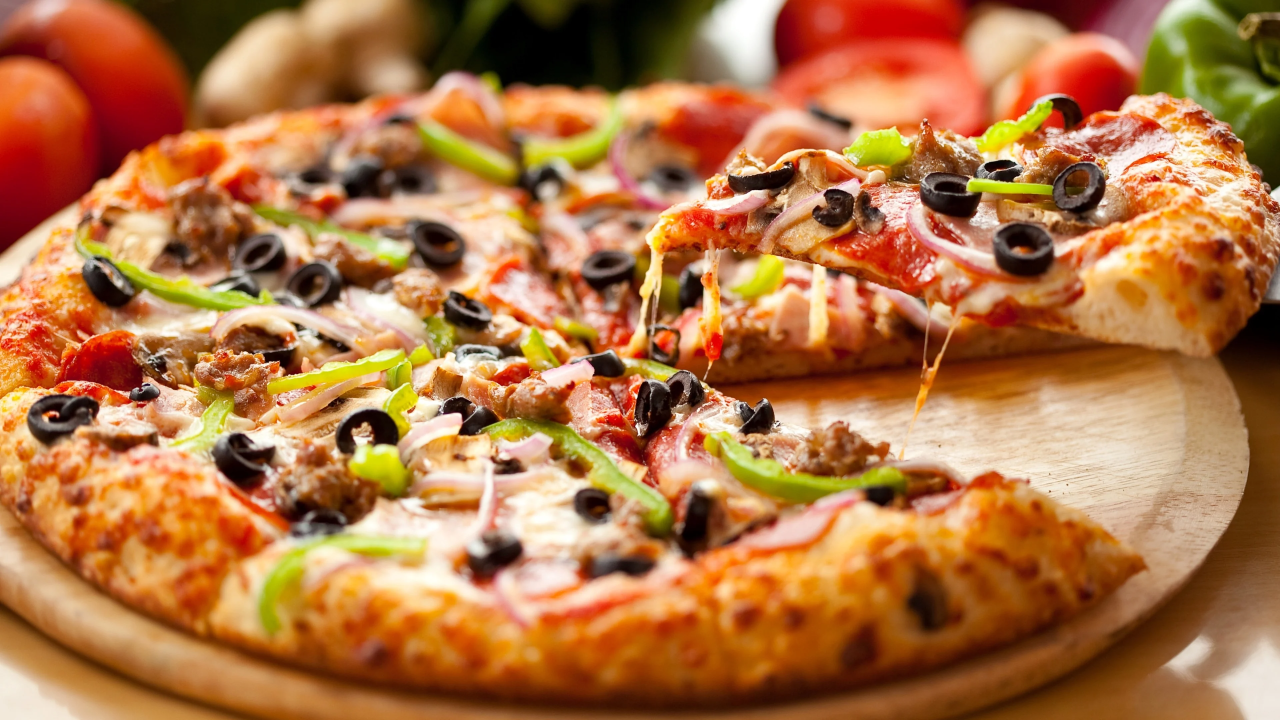
#> input picture craving/tools/source/pizza.webp, 3840 x 2160 px, found by its file name (shown at 1/3 size)
$ python build-textures.py
#> lines starting #> are read from the running program, lines starting #| are printed output that depends on the picture
"""
Fototexturen fuer den Food-Builder.

Aus den Vorlagenfotos werden kleine, nahtlos kachelbare Ausschnitte
erzeugt. Sie fuellen im Builder die Formen (Kaesedecke, Teigrand, Salami-
scheibe, Fleischstreifen ...). Dadurch besteht jede Ebene aus echtem
Fotomaterial, waehrend Form und Bewegung weiter aus dem Code kommen.

Nahtlos wird eine Kachel durch Spiegelung: das Viertel wird gespiegelt
zusammengesetzt, dadurch stossen an jeder Kante identische Pixel aufeinander.
"""
import json
import os
from PIL import Image, ImageEnhance, ImageFilter

PIZZA = "tools/source/pizza.webp"
DOENER = "tools/source/doener.jpg"
OUT = "public/food/textures"

# name -> (quelle, box, zielgroesse, kontrast, helligkeit)
TEXTURES = {
    "kaese":        (PIZZA, (3320, 520, 3660, 780), 320, 1.05, 1.02),
    "teig":         (PIZZA, (3390, 840, 3720, 1040), 320, 1.04, 1.04),
    "tomatensosse": (PIZZA, (1860, 570, 2140, 760), 256, 1.10, 0.98),
    "salami":       (PIZZA, (3230, 240, 3500, 390), 256, 1.06, 1.00),
    "olive":        (PIZZA, (2840, 470, 2980, 590), 192, 1.10, 1.05),
    "paprika":      (PIZZA, (1990, 1230, 2180, 1330), 192, 1.08, 1.02),
    "zwiebel":      (PIZZA, (2560, 660, 2740, 760), 192, 1.05, 1.02),
    "champignon":   (PIZZA, (1200, 1220, 1380, 1330), 192, 1.06, 1.04),
    "hackfleisch":  (PIZZA, (1160, 790, 1330, 910), 192, 1.08, 1.00),
    "schinken":     (PIZZA, (2420, 710, 2580, 810), 192, 1.05, 1.02),
    "fladenbrot":   (DOENER, (300, 70, 470, 120), 256, 1.05, 1.03),
    "doenerfleisch": (DOENER, (342, 169, 462, 225), 256, 1.08, 1.02),
    "salat":        (DOENER, (300, 150, 380, 200), 192, 1.08, 1.02),
    "tomate":       (DOENER, (420, 126, 500, 158), 192, 1.06, 1.02),
    "rotzwiebel":   (DOENER, (400, 128, 462, 170), 192, 1.06, 1.02),
}


def mirror_tile(im: Image.Image, size: int) -> Image.Image:
    """Aus einem Ausschnitt eine nahtlose Kachel spiegeln."""
    q = im.resize((size // 2, size // 2), Image.LANCZOS)
    tile = Image.new("RGB", (size, size))
    tile.paste(q, (0, 0))
    tile.paste(q.transpose(Image.FLIP_LEFT_RIGHT), (size // 2, 0))
    tile.paste(q.transpose(Image.FLIP_TOP_BOTTOM), (0, size // 2))
    tile.paste(q.transpose(Image.FLIP_LEFT_RIGHT).transpose(Image.FLIP_TOP_BOTTOM), (size // 2, size // 2))
    return tile


def main():
    os.makedirs(OUT, exist_ok=True)
    index = {}
    for name, (src, box, size, contrast, bright) in TEXTURES.items():
        im = Image.open(src).convert("RGB").crop(box)
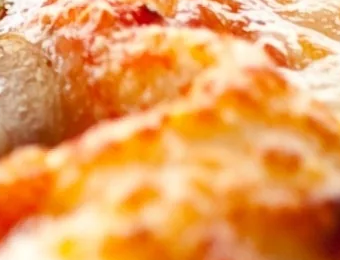
#> im: PIL image 340x260 RGB; mean R, G, B 232.3, 159.1, 91.2
        im = ImageEnhance.Contrast(im).enhance(contrast)
        im = ImageEnhance.Brightness(im).enhance(bright)
        if im.width < 200:                      # kleine Quelle: leicht schaerfen
            im = im.filter(ImageFilter.UnsharpMask(radius=1.2, percent=90, threshold=3))
        tile = mirror_tile(im, size)
#> in mirror_tile, `q = im.resize((size // 2, size // 2), Image.LANCZOS)`:
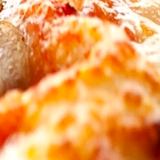
#> q: PIL image 160x160 RGB; mean R, G, B 236.4, 160.5, 89.3
#> in mirror_tile, `tile = Image.new("RGB", (size, size))`: tile: PIL image 320x320 RGB; every value is 0
#> in mirror_tile, `tile.paste(q, (0, 0))`:
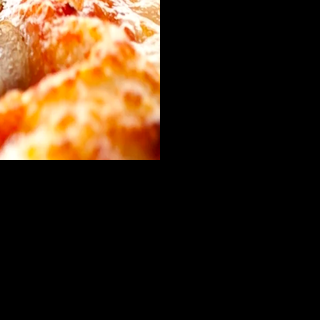
#> tile: PIL image 320x320 RGB; mean R, G, B 59.1, 40.1, 22.3
#> in mirror_tile, `tile.paste(q.transpose(Image.FLIP_LEFT_RIGHT), (size // 2, 0))`:
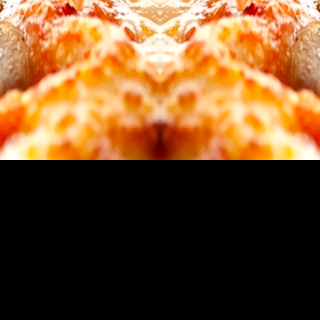
#> tile: PIL image 320x320 RGB; mean R, G, B 118.2, 80.3, 44.6
#> in mirror_tile, `tile.paste(q.transpose(Image.FLIP_TOP_BOTTOM), (0, size // 2))`:
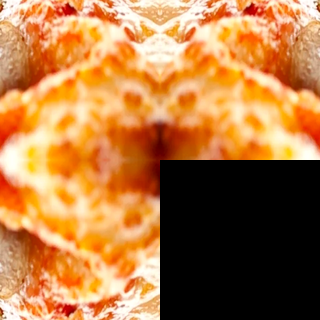
#> tile: PIL image 320x320 RGB; mean R, G, B 177.3, 120.4, 67
#> in mirror_tile, `tile.paste(q.transpose(Image.FLIP_LEFT_RIGHT).transpose(Image.FLIP_TOP..`:
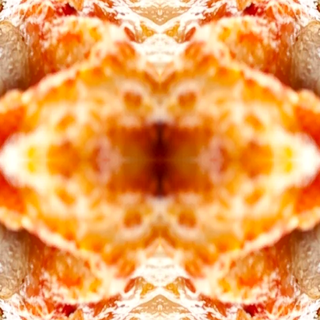
#> tile: PIL image 320x320 RGB; mean R, G, B 236.4, 160.5, 89.3
        path = f"{OUT}/{name}.webp"
        tile.save(path, "WEBP", quality=88, method=6)
        index[name] = {"file": f"/food/textures/{name}.webp", "size": size,
                       "bytes": os.path.getsize(path)}
        print(f"  {name:14s} {size}px  {os.path.getsize(path) // 1024} KB")
    with open(f"{OUT}/index.json", "w") as f:
        json.dump(index, f, indent=1)


if __name__ == "__main__":
    main()
